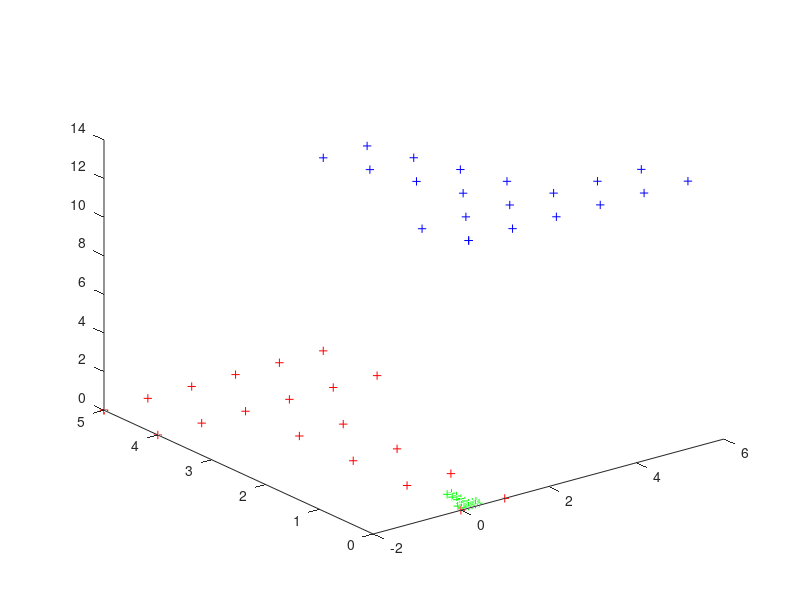

Write the MATLAB code that produced this figure.
clear;
close all;
T=[3 5 10]';%Translation Vector
Rx=[1 0 0;0 cos(pi*150/180) -sin(pi*150/180);0 sin(pi*150/180) cos(pi*150/180)];%Rotation Matrix
P=zeros(20,3);
P_transformed=zeros(20,3);

%%%%%%%%%%%%%%%%%%%%%%%%% Calibration Points %%%%%%%%%%%%%%%%%%%%%%%%%%%%%%
for i=1:6
    P(i,:)=[-2+(i-1) 5 0];
    P(i+6,:)=[-2+(i-1) 4 0];
end
for i=1:4
    P(i+12,:)=[0 3-(i-1) 0];
    P(i+16,:)=[1 3-(i-1) 0];
end
%%%%%%%%%%%%%%%%%%%%%%%%% Camera Points %%%%%%%%%%%%%%%%%%%%%%%%%%%%%%%%%%%
for i=1:20
    P_transformed(i,:)=(Rx*P(i,:)')+T;
end
%%%%%%%%%%%%%%%%%%%%%% Plot of (Xw,Yw,Zw) & (x,y,z) %%%%%%%%%%%%%%%%%%%%%%%
figure(1)
for i=1:size(P_transformed,1)
    if i==1
        plot3(P(1,1),P(1,2),P(1,3),'r+')
        hold
        plot3(P_transformed(1,1),P_transformed(1,2),P_transformed(1,3),'b+')
    end
    plot3(P(i,1),P(i,2),P(i,3),'r+')
    plot3(P_transformed(i,1),P_transformed(i,2),P_transformed(i,3),'b+')
end
%%%%%%%%%%%%%%%%%%%%%%%%% Image Points %%%%%%%%%%%%%%%%%%%%%%%%%%%%%%%%%%%%
f=1;
P_image=zeros(size(P,1),2);

for i=1:size(P_image,1)
    P_image(i,1)=f*P_transformed(i,1)/P_transformed(i,3);
    P_image(i,2)=f*P_transformed(i,2)/P_transformed(i,3);
end

%%%%%%%%%%%%%%%%%%%%%% Plot of the Image Points %%%%%%%%%%%%%%%%%%%%%%%%%%%
for i=1:size(P_transformed,1)
    if i==1
        plot(P_image(1,1),P_image(1,2),'g+')
    end
    plot(P_image(i,1),P_image(i,2),'g+')

end



